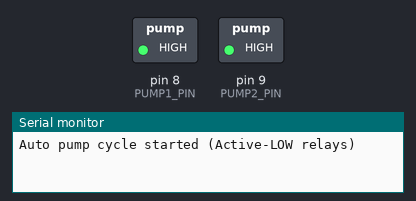
A sketch run on a simulated Arduino Uno, built with avr-gcc and run on an emulated ATmega328P. Shown: switched loads named in the sketch (green lamp = pin HIGH), the last lines printed to the serial monitor.

Above: at 1.5 s.
At 6.5 s:
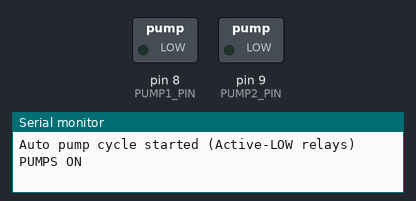
Timing chart, 0 to 13.0 s (numbered marks = the images above):
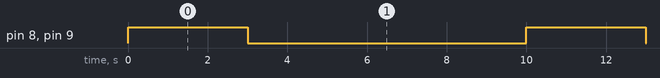

The sketch:

2pumps.ino
```cpp
// === Automatic pump cycle (Arduino Uno, Active-LOW relays) ===
// Pump1 -> D7, Pump2 -> D8

const int PUMP1_PIN = 8;
const int PUMP2_PIN = 9;
const unsigned long ON_TIME  = 7000UL;  // 7 seconds ON
const unsigned long OFF_TIME = 3000UL;  // 3 seconds OFF

bool pumpsOn = false;
unsigned long lastChange = 0;
unsigned long interval = OFF_TIME;

void setup() {
  Serial.begin(9600);
  pinMode(PUMP1_PIN, OUTPUT);
  pinMode(PUMP2_PIN, OUTPUT);

  // Start OFF (for active-LOW relay, HIGH = off)
  digitalWrite(PUMP1_PIN, HIGH);
  digitalWrite(PUMP2_PIN, HIGH);

  Serial.println("Auto pump cycle started (Active-LOW relays)");
  lastChange = millis();
}

void loop() {
  unsigned long now = millis();
  if (now - lastChange >= interval) {
    pumpsOn = !pumpsOn;
    if (pumpsOn) {
      // Turn pumps ON (LOW signal)
      digitalWrite(PUMP1_PIN, LOW);
      digitalWrite(PUMP2_PIN, LOW);
      interval = ON_TIME;
      Serial.println("PUMPS ON");
    } else {
      // Turn pumps OFF (HIGH signal)
      digitalWrite(PUMP1_PIN, HIGH);
      digitalWrite(PUMP2_PIN, HIGH);
      interval = OFF_TIME;
      Serial.println("PUMPS OFF");
    }
    lastChange = now;
  }
}
```

Measured:
- by itself, pin 8 (PUMP1_PIN), pin 9 (PUMP2_PIN): alternates HIGH for 3.0 s and LOW for 7.0 s
